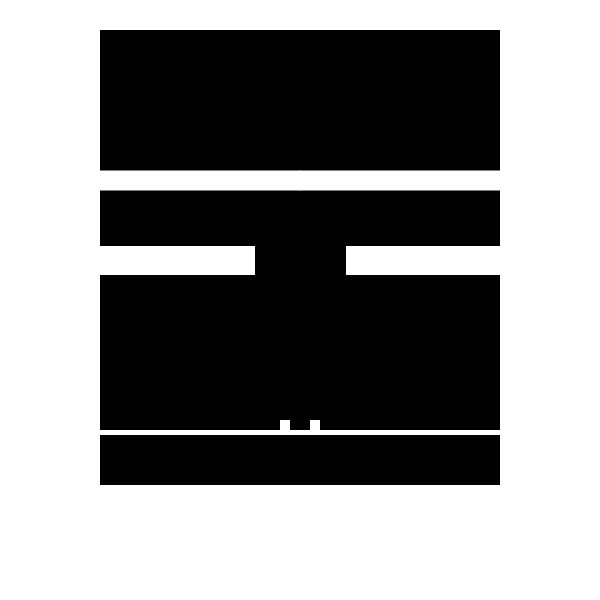
Frame 1 (no input)
Frame 60 (the mouse pressed at the canvas centre just before this capture): identical to frame 1, image omitted
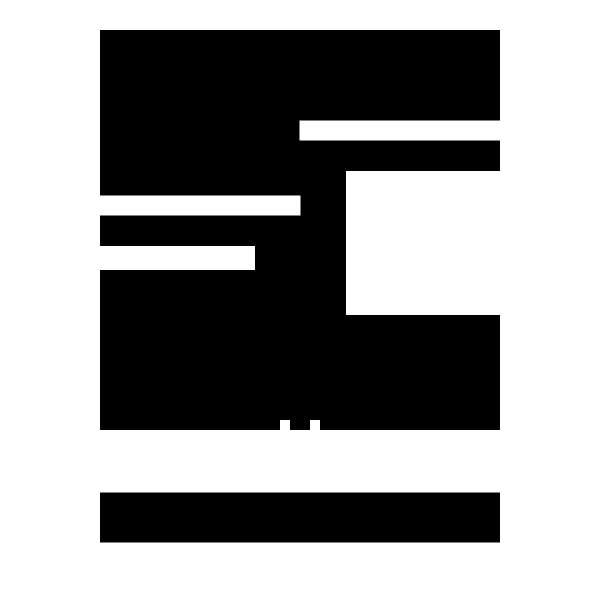
Frame 120 (the mouse held since frame 60 and released just before this capture)

The Processing sketch that drew these frames (run headless with seeded random() and noise(); from frame 60 on, the mouse is pressed at the canvas centre):

// Processing sketch: processing_63703
// ── processing_63703.pde

/*
ACCD Summer 2012
ID02
3b Face + Mouse
Charlene Chen
06/08/2012
*/


//Variables
int value = 255;
int faceWidth = 400;
int faceHeight = 400;
int hairline = 30;

float mouthYpos;
float noseWidth;
float noseHeight;
float lefteyebrowHeight;
float rightteyebrowHeight;
float lefteyeHeight;
float lefteyeWidth;
float lefteyeXpos;
float righteyeHeight;
float righteyeWidth;
float righteyeYpos;
float righteyeColor;


//Setup
void setup() {
  size(600,600);
  smooth();
}


void draw() {
  background(255);
  
  mouthYpos= map(mouseY, 0, height, 435, 550);
  // noseWidth = map(mouseY,100, 500, 10,20);
  //noseHeight = map(mouseY,100, 500, 10,40);
  lefteyebrowHeight = map(mouseX, 0, width, 180, 230);
  rightteyebrowHeight = map(mouseX, 0, width, 180, 80);
  lefteyeHeight = map(mouseX, 0, width, 20, 10); 
  //lefteyeWidth = map(mouseX, 0, width, 150, 20);
  //lefteyeXpos = map(mouseX, 0, width, 100, 290);
  righteyeHeight = map(mouseX, 0, width, 20, 250);
  righteyeWidth = map(mouseX, 0, width, 150, 200);
  righteyeYpos = map(mouseX, 0, width, 250, 100);
  righteyeColor = map(mouseX, 0, width, 255, 232);
 
  
  //face
  fill(0);
  noStroke();
  rect(100,hairline,faceWidth,faceHeight);
  
  //mouth
  strokeWeight(1);
  stroke(255,value, value);
  for (int i=100; i<=500; i=i+5)
  {
    line(300, 430, i,mouthYpos);
  }
  noStroke();
  rect(100,mouthYpos,faceWidth,50);
  
  //nose
  fill(255);
  noStroke();
  rect(280,faceHeight+20,10,10);
  rect(310,faceHeight+20,10,10);
  
  //eyebrows
  stroke(255);
  strokeWeight(20);
  strokeCap(SQUARE);
  line(99,lefteyebrowHeight, 300,lefteyebrowHeight);
  line(299,rightteyebrowHeight, 500,rightteyebrowHeight);
  
  //eyes
  fill(0);
  strokeWeight(9);
  stroke(value);
  fill(255,value,value);
  rect(100,250, 150, lefteyeHeight);
  rect(350,righteyeYpos, righteyeWidth, righteyeHeight);
}

void mouseReleased() {
  if(value == 255) {
    value = 0;
  } else {
    value = 255;
  }
}
